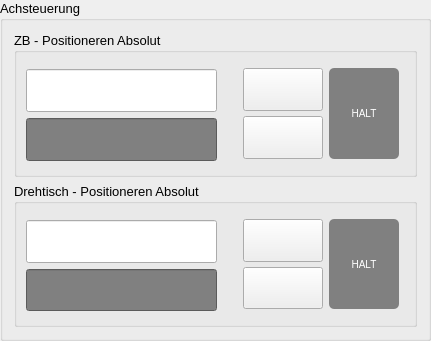
         <widget class="QGroupBox" name="groupBox_4">
          <property name="geometry">
           <rect>
            <x>540</x>
            <y>300</y>
            <width>431</width>
            <height>341</height>
           </rect>
          </property>
          <property name="font">
           <font>
            <pointsize>10</pointsize>
           </font>
          </property>
          <property name="title">
           <string>Achsteuerung</string>
          </property>
          <layout class="QGridLayout" name="gridLayout_5">
           <item row="1" column="0">
            <widget class="QGroupBox" name="groupBox">
             <property name="title">
              <string>ZB - Positioneren Absolut</string>
             </property>
             <layout class="QGridLayout" name="gridLayout_4">
              <property name="topMargin">
               <number>9</number>
              </property>
              <property name="bottomMargin">
               <number>13</number>
              </property>
              <item row="1" column="0">
               <layout class="QVBoxLayout" name="verticalLayout_3">
                <property name="topMargin">
                 <number>7</number>
                </property>
                <item>
                 <widget class="QLineEdit" name="ZB_nEinPos">
                  <property name="sizePolicy">
                   <sizepolicy hsizetype="Preferred" vsizetype="Preferred">
                    <horstretch>0</horstretch>
                    <verstretch>0</verstretch>
                   </sizepolicy>
                  </property>
                  <property name="font">
                   <font>
                    <pointsize>12</pointsize>
                   </font>
                  </property>
                  <property name="layoutDirection">
                   <enum>Qt::LeftToRight</enum>
                  </property>
                  <property name="alignment">
                   <set>Qt::AlignCenter</set>
                  </property>
                  <property name="readOnly">
                   <bool>false</bool>
                  </property>
                  <property name="clearButtonEnabled">
                   <bool>false</bool>
                  </property>
                 </widget>
                </item>
                <item>
                 <widget class="QLineEdit" name="ZB_nActPos">
                  <property name="sizePolicy">
                   <sizepolicy hsizetype="Preferred" vsizetype="Preferred">
                    <horstretch>0</horstretch>
                    <verstretch>0</verstretch>
                   </sizepolicy>
                  </property>
                  <property name="font">
                   <font>
                    <pointsize>12</pointsize>
                   </font>
                  </property>
                  <property name="toolTip">
                   <string>&lt;html&gt;&lt;head/&gt;&lt;body&gt;&lt;p align=&quot;center&quot;&gt;&lt;br/&gt;&lt;/p&gt;&lt;/body&gt;&lt;/html&gt;</string>
                  </property>
                  <property name="whatsThis">
                   <string>&lt;html&gt;&lt;head/&gt;&lt;body&gt;&lt;p align=&quot;center&quot;&gt;&lt;br/&gt;&lt;/p&gt;&lt;/body&gt;&lt;/html&gt;</string>
                  </property>
                  <property name="layoutDirection">
                   <enum>Qt::LeftToRight</enum>
                  </property>
                  <property name="styleSheet">
                   <string notr="true">QLineEdit#ZB_nActPos {
    background-color: grey;
	color: black;
}</string>
                  </property>
                  <property name="alignment">
                   <set>Qt::AlignCenter</set>
                  </property>
                  <property name="readOnly">
                   <bool>true</bool>
                  </property>
                  <property name="clearButtonEnabled">
                   <bool>false</bool>
                  </property>
                 </widget>
                </item>
               </layout>
              </item>
              <item row="1" column="1">
               <layout class="QHBoxLayout" name="horizontalLayout_2">
                <property name="spacing">
                 <number>6</number>
                </property>
                <property name="topMargin">
                 <number>6</number>
                </property>
                <property name="rightMargin">
                 <number>6</number>
                </property>
                <property name="bottomMargin">
                 <number>2</number>
                </property>
                <item>
                 <layout class="QVBoxLayout" name="verticalLayout_4">
                  <property name="spacing">
                   <number>5</number>
                  </property>
                  <property name="leftMargin">
                   <number>20</number>
                  </property>
                  <item>
                   <widget class="QPushButton" name="Z_upButton">
                    <property name="sizePolicy">
                     <sizepolicy hsizetype="Fixed" vsizetype="Minimum">
                      <horstretch>0</horstretch>
                      <verstretch>0</verstretch>
                     </sizepolicy>
                    </property>
                    <property name="minimumSize">
                     <size>
                      <width>80</width>
                      <height>0</height>
                     </size>
                    </property>
                    <property name="text">
                     <string/>
                    </property>
                    <property name="icon">
                     <iconset>
                      <normaloff>gui_graphics/up.svg</normaloff>gui_graphics/up.svg</iconset>
                    </property>
                    <property name="iconSize">
                     <size>
                      <width>25</width>
                      <height>25</height>
                     </size>
                    </property>
                   </widget>
                  </item>
                  <item>
                   <widget class="QPushButton" name="Z_downButton">
                    <property name="sizePolicy">
                     <sizepolicy hsizetype="Fixed" vsizetype="Minimum">
                      <horstretch>0</horstretch>
                      <verstretch>0</verstretch>
                     </sizepolicy>
                    </property>
                    <property name="minimumSize">
                     <size>
                      <width>80</width>
                      <height>0</height>
                     </size>
                    </property>
                    <property name="text">
                     <string/>
                    </property>
                    <property name="icon">
                     <iconset>
                      <normaloff>gui_graphics/down.svg</normaloff>gui_graphics/down.svg</iconset>
                    </property>
                    <property name="iconSize">
                     <size>
                      <width>25</width>
                      <height>25</height>
                     </size>
                    </property>
                   </widget>
                  </item>
                 </layout>
                </item>
                <item>
                 <widget class="QPushButton" name="Z_Stop">
                  <property name="sizePolicy">
                   <sizepolicy hsizetype="Fixed" vsizetype="Preferred">
                    <horstretch>0</horstretch>
                    <verstretch>0</verstretch>
                   </sizepolicy>
                  </property>
                  <property name="minimumSize">
                   <size>
                    <width>70</width>
                    <height>0</height>
                   </size>
                  </property>
                  <property name="styleSheet">
                   <string notr="true">QPushButton {
    background-color: #808080; /* set the background color to grey */
    color: #fff;
    font-size: 10px;
    padding: 8px 16px;
    border-radius: 5px;
}

QPushButton:hover {
    background-color: #ff0000; /* set the background color to red on hover */
    /* add other styles for hover effect */
}</string>
                  </property>
                  <property name="text">
                   <string>HALT</string>
                  </property>
                 </widget>
                </item>
               </layout>
              </item>
             </layout>
            </widget>
           </item>
           <item row="2" column="0">
            <widget class="QGroupBox" name="groupBox_6">
             <property name="font">
              <font>
               <pointsize>10</pointsize>
              </font>
             </property>
             <property name="title">
              <string>Drehtisch - Positioneren Absolut</string>
             </property>
             <layout class="QGridLayout" name="gridLayout_9">
              <property name="topMargin">
               <number>9</number>
              </property>
              <property name="bottomMargin">
               <number>13</number>
              </property>
              <item row="0" column="0">
               <layout class="QVBoxLayout" name="verticalLayout_2">
                <property name="topMargin">
                 <number>7</number>
                </property>
                <item>
                 <widget class="QLineEdit" name="R_nEinPos">
                  <property name="sizePolicy">
                   <sizepolicy hsizetype="Preferred" vsizetype="Preferred">
                    <horstretch>0</horstretch>
                    <verstretch>0</verstretch>
                   </sizepolicy>
                  </property>
                  <property name="font">
                   <font>
                    <pointsize>12</pointsize>
                   </font>
                  </property>
                  <property name="layoutDirection">
                   <enum>Qt::LeftToRight</enum>
                  </property>
                  <property name="alignment">
                   <set>Qt::AlignCenter</set>
                  </property>
                  <property name="readOnly">
                   <bool>false</bool>
                  </property>
                  <property name="clearButtonEnabled">
                   <bool>false</bool>
                  </property>
                 </widget>
                </item>
                <item>
                 <widget class="QLineEdit" name="R_nActPos">
                  <property name="sizePolicy">
                   <sizepolicy hsizetype="Preferred" vsizetype="Preferred">
                    <horstretch>0</horstretch>
                    <verstretch>0</verstretch>
                   </sizepolicy>
                  </property>
                  <property name="font">
                   <font>
                    <pointsize>12</pointsize>
                   </font>
                  </property>
                  <property name="toolTip">
                   <string>&lt;html&gt;&lt;head/&gt;&lt;body&gt;&lt;p align=&quot;center&quot;&gt;&lt;br/&gt;&lt;/p&gt;&lt;/body&gt;&lt;/html&gt;</string>
                  </property>
                  <property name="whatsThis">
                   <string>&lt;html&gt;&lt;head/&gt;&lt;body&gt;&lt;p align=&quot;center&quot;&gt;&lt;br/&gt;&lt;/p&gt;&lt;/body&gt;&lt;/html&gt;</string>
                  </property>
                  <property name="layoutDirection">
                   <enum>Qt::LeftToRight</enum>
                  </property>
                  <property name="styleSheet">
                   <string notr="true">QLineEdit#R_nActPos {
    background-color: grey;
	color: black;
}</string>
                  </property>
                  <property name="alignment">
                   <set>Qt::AlignCenter</set>
                  </property>
                  <property name="readOnly">
                   <bool>true</bool>
                  </property>
                  <property name="clearButtonEnabled">
                   <bool>false</bool>
                  </property>
                 </widget>
                </item>
               </layout>
              </item>
              <item row="0" column="1">
               <layout class="QHBoxLayout" name="horizontalLayout_4">
                <property name="spacing">
                 <number>6</number>
                </property>
                <property name="topMargin">
                 <number>6</number>
                </property>
                <property name="rightMargin">
                 <number>6</number>
                </property>
                <property name="bottomMargin">
                 <number>2</number>
                </property>
                <item>
                 <layout class="QVBoxLayout" name="verticalLayout_6">
                  <property name="spacing">
                   <number>5</number>
                  </property>
                  <property name="leftMargin">
                   <number>20</number>
                  </property>
                  <item>
                   <widget class="QPushButton" name="R_cButton">
                    <property name="sizePolicy">
                     <sizepolicy hsizetype="Fixed" vsizetype="Preferred">
                      <horstretch>0</horstretch>
                      <verstretch>0</verstretch>
                     </sizepolicy>
                    </property>
                    <property name="minimumSize">
                     <size>
                      <width>80</width>
                      <height>0</height>
                     </size>
                    </property>
                    <property name="font">
                     <font>
                      <family>Segoe MDL2 Assets</family>
                     </font>
                    </property>
                    <property name="icon">
                     <iconset>
                      <normaloff>gui_graphics/clockwise.svg</normaloff>gui_graphics/clockwise.svg</iconset>
                    </property>
                    <property name="iconSize">
                     <size>
                      <width>25</width>
                      <height>25</height>
                     </size>
                    </property>
                    <property name="default">
                     <bool>false</bool>
                    </property>
                   </widget>
                  </item>
                  <item>
                   <widget class="QPushButton" name="R_aButton">
                    <property name="sizePolicy">
                     <sizepolicy hsizetype="Fixed" vsizetype="Preferred">
                      <horstretch>0</horstretch>
                      <verstretch>0</verstretch>
                     </sizepolicy>
                    </property>
                    <property name="minimumSize">
                     <size>
                      <width>80</width>
                      <height>0</height>
                     </size>
                    </property>
                    <property name="text">
                     <string/>
                    </property>
                    <property name="icon">
                     <iconset>
                      <normaloff>gui_graphics/anticlockwise.svg</normaloff>gui_graphics/anticlockwise.svg</iconset>
                    </property>
                    <property name="iconSize">
                     <size>
                      <width>25</width>
                      <height>25</height>
                     </size>
                    </property>
                    <property name="checkable">
                     <bool>false</bool>
                    </property>
                    <property name="checked">
                     <bool>false</bool>
                    </property>
                    <property name="autoRepeat">
                     <bool>false</bool>
                    </property>
                    <property name="autoExclusive">
                     <bool>false</bool>
                    </property>
                   </widget>
                  </item>
                 </layout>
                </item>
                <item>
                 <widget class="QPushButton" name="R_Stop">
                  <property name="sizePolicy">
                   <sizepolicy hsizetype="Fixed" vsizetype="Preferred">
                    <horstretch>0</horstretch>
                    <verstretch>0</verstretch>
                   </sizepolicy>
                  </property>
                  <property name="minimumSize">
                   <size>
                    <width>70</width>
                    <height>0</height>
                   </size>
                  </property>
                  <property name="styleSheet">
                   <string notr="true">QPushButton {
    background-color: #808080; /* set the background color to grey */
    color: #fff;
    font-size: 10px;
    padding: 8px 16px;
    border-radius: 5px;
}

QPushButton:hover {
    background-color: #ff0000; /* set the background color to red on hover */
    /* add other styles for hover effect */
}</string>
                  </property>
                  <property name="text">
                   <string>HALT</string>
                  </property>
                 </widget>
                </item>
               </layout>
              </item>
             </layout>
            </widget>
           </item>
          </layout>
         </widget>
